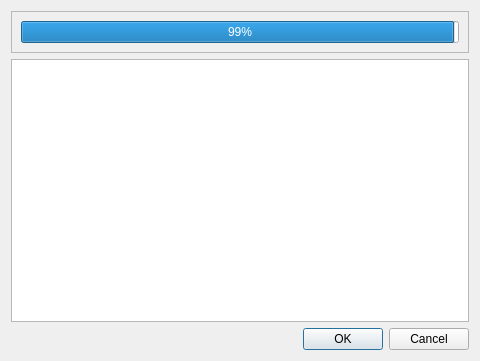
<?xml version="1.0" encoding="UTF-8"?>
<ui version="4.0">
 <class>ShotsIngestProgressDialog</class>
 <widget class="QDialog" name="ShotsIngestProgressDialog">
  <property name="geometry">
   <rect>
    <x>0</x>
    <y>0</y>
    <width>480</width>
    <height>361</height>
   </rect>
  </property>
  <property name="windowTitle">
   <string>Dialog</string>
  </property>
  <layout class="QVBoxLayout" name="verticalLayout">
   <item>
    <widget class="QFrame" name="frame">
     <property name="frameShape">
      <enum>QFrame::StyledPanel</enum>
     </property>
     <property name="frameShadow">
      <enum>QFrame::Raised</enum>
     </property>
     <layout class="QVBoxLayout" name="verticalLayout_2">
      <item>
       <widget class="QProgressBar" name="shot_ingest_progress_bar">
        <property name="value">
         <number>99</number>
        </property>
       </widget>
      </item>
     </layout>
    </widget>
   </item>
   <item>
    <widget class="QTextBrowser" name="shot_textBrowser"/>
   </item>
   <item>
    <widget class="QDialogButtonBox" name="buttonBox">
     <property name="orientation">
      <enum>Qt::Horizontal</enum>
     </property>
     <property name="standardButtons">
      <set>QDialogButtonBox::Cancel|QDialogButtonBox::Ok</set>
     </property>
    </widget>
   </item>
  </layout>
 </widget>
 <resources>
  <include location="../files.qrc"/>
 </resources>
 <connections>
  <connection>
   <sender>buttonBox</sender>
   <signal>accepted()</signal>
   <receiver>ShotsIngestProgressDialog</receiver>
   <slot>accept()</slot>
   <hints>
    <hint type="sourcelabel">
     <x>248</x>
     <y>254</y>
    </hint>
    <hint type="destinationlabel">
     <x>157</x>
     <y>274</y>
    </hint>
   </hints>
  </connection>
  <connection>
   <sender>buttonBox</sender>
   <signal>rejected()</signal>
   <receiver>ShotsIngestProgressDialog</receiver>
   <slot>reject()</slot>
   <hints>
    <hint type="sourcelabel">
     <x>316</x>
     <y>260</y>
    </hint>
    <hint type="destinationlabel">
     <x>286</x>
     <y>274</y>
    </hint>
   </hints>
  </connection>
 </connections>
</ui>
